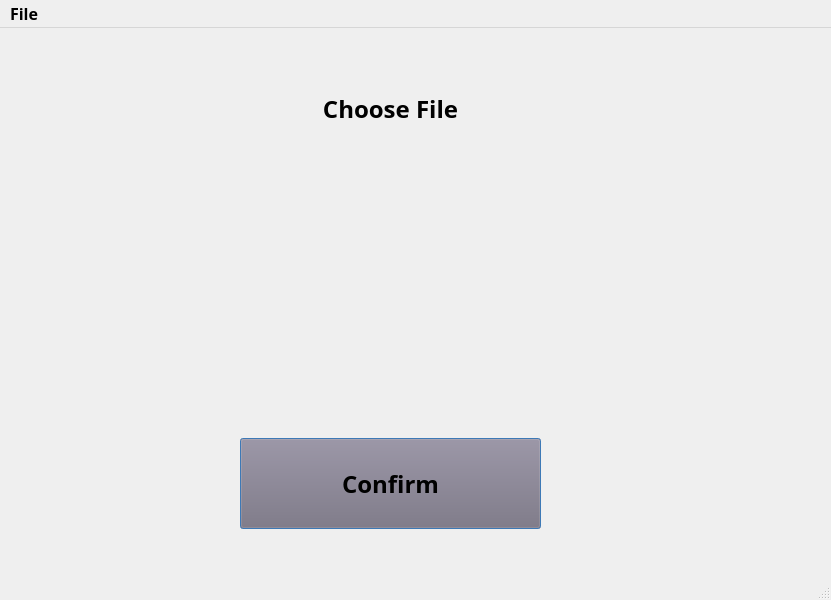
<?xml version="1.0" encoding="UTF-8"?>
<ui version="4.0">
 <class>MainWindow</class>
 <widget class="QMainWindow" name="MainWindow">
  <property name="geometry">
   <rect>
    <x>0</x>
    <y>0</y>
    <width>831</width>
    <height>600</height>
   </rect>
  </property>
  <property name="palette">
   <palette>
    <active>
     <colorrole role="Button">
      <brush brushstyle="SolidPattern">
       <color alpha="255">
        <red>115</red>
        <green>110</green>
        <blue>127</blue>
       </color>
      </brush>
     </colorrole>
    </active>
    <inactive>
     <colorrole role="Button">
      <brush brushstyle="SolidPattern">
       <color alpha="255">
        <red>115</red>
        <green>110</green>
        <blue>127</blue>
       </color>
      </brush>
     </colorrole>
    </inactive>
    <disabled>
     <colorrole role="Button">
      <brush brushstyle="SolidPattern">
       <color alpha="255">
        <red>115</red>
        <green>110</green>
        <blue>127</blue>
       </color>
      </brush>
     </colorrole>
    </disabled>
   </palette>
  </property>
  <property name="font">
   <font>
    <family>Agency FB</family>
    <pointsize>12</pointsize>
    <weight>75</weight>
    <bold>true</bold>
   </font>
  </property>
  <property name="windowTitle">
   <string>导入工具</string>
  </property>
  <widget class="QWidget" name="centralwidget">
   <widget class="QStackedWidget" name="stackedWidget">
    <property name="geometry">
     <rect>
      <x>-10</x>
      <y>0</y>
      <width>831</width>
      <height>541</height>
     </rect>
    </property>
    <property name="currentIndex">
     <number>0</number>
    </property>
    <widget class="QWidget" name="page">
     <widget class="QPushButton" name="button_confirm">
      <property name="geometry">
       <rect>
        <x>250</x>
        <y>410</y>
        <width>301</width>
        <height>91</height>
       </rect>
      </property>
      <property name="palette">
       <palette>
        <active>
         <colorrole role="Base">
          <brush brushstyle="SolidPattern">
           <color alpha="255">
            <red>255</red>
            <green>255</green>
            <blue>255</blue>
           </color>
          </brush>
         </colorrole>
         <colorrole role="Window">
          <brush brushstyle="SolidPattern">
           <color alpha="255">
            <red>85</red>
            <green>170</green>
            <blue>255</blue>
           </color>
          </brush>
         </colorrole>
        </active>
        <inactive>
         <colorrole role="Base">
          <brush brushstyle="SolidPattern">
           <color alpha="255">
            <red>255</red>
            <green>255</green>
            <blue>255</blue>
           </color>
          </brush>
         </colorrole>
         <colorrole role="Window">
          <brush brushstyle="SolidPattern">
           <color alpha="255">
            <red>85</red>
            <green>170</green>
            <blue>255</blue>
           </color>
          </brush>
         </colorrole>
        </inactive>
        <disabled>
         <colorrole role="Base">
          <brush brushstyle="SolidPattern">
           <color alpha="255">
            <red>85</red>
            <green>170</green>
            <blue>255</blue>
           </color>
          </brush>
         </colorrole>
         <colorrole role="Window">
          <brush brushstyle="SolidPattern">
           <color alpha="255">
            <red>85</red>
            <green>170</green>
            <blue>255</blue>
           </color>
          </brush>
         </colorrole>
        </disabled>
       </palette>
      </property>
      <property name="font">
       <font>
        <family>Alef</family>
        <pointsize>18</pointsize>
        <weight>75</weight>
        <bold>true</bold>
       </font>
      </property>
      <property name="text">
       <string>Confirm</string>
      </property>
     </widget>
     <widget class="QLabel" name="label_img">
      <property name="geometry">
       <rect>
        <x>310</x>
        <y>160</y>
        <width>181</width>
        <height>131</height>
       </rect>
      </property>
      <property name="text">
       <string/>
      </property>
      <property name="alignment">
       <set>Qt::AlignCenter</set>
      </property>
     </widget>
     <widget class="QLabel" name="label">
      <property name="geometry">
       <rect>
        <x>270</x>
        <y>50</y>
        <width>261</width>
        <height>61</height>
       </rect>
      </property>
      <property name="font">
       <font>
        <family>Arial Black</family>
        <pointsize>18</pointsize>
        <weight>75</weight>
        <italic>false</italic>
        <bold>true</bold>
       </font>
      </property>
      <property name="text">
       <string>Choose File</string>
      </property>
      <property name="alignment">
       <set>Qt::AlignCenter</set>
      </property>
     </widget>
     <widget class="QLabel" name="label_fileName">
      <property name="geometry">
       <rect>
        <x>160</x>
        <y>300</y>
        <width>491</width>
        <height>81</height>
       </rect>
      </property>
      <property name="text">
       <string/>
      </property>
      <property name="alignment">
       <set>Qt::AlignCenter</set>
      </property>
      <property name="wordWrap">
       <bool>true</bool>
      </property>
     </widget>
    </widget>
    <widget class="QWidget" name="page_3">
     <widget class="QLabel" name="label_4">
      <property name="geometry">
       <rect>
        <x>280</x>
        <y>50</y>
        <width>261</width>
        <height>61</height>
       </rect>
      </property>
      <property name="font">
       <font>
        <family>Arial Black</family>
        <pointsize>18</pointsize>
        <weight>75</weight>
        <italic>false</italic>
        <bold>true</bold>
       </font>
      </property>
      <property name="text">
       <string>sheets</string>
      </property>
      <property name="alignment">
       <set>Qt::AlignCenter</set>
      </property>
     </widget>
     <widget class="QLabel" name="label_img_9">
      <property name="geometry">
       <rect>
        <x>260</x>
        <y>160</y>
        <width>131</width>
        <height>51</height>
       </rect>
      </property>
      <property name="font">
       <font>
        <pointsize>16</pointsize>
       </font>
      </property>
      <property name="text">
       <string>seet：</string>
      </property>
      <property name="alignment">
       <set>Qt::AlignCenter</set>
      </property>
     </widget>
     <widget class="QPushButton" name="button_confirm_4">
      <property name="geometry">
       <rect>
        <x>440</x>
        <y>410</y>
        <width>301</width>
        <height>91</height>
       </rect>
      </property>
      <property name="palette">
       <palette>
        <active>
         <colorrole role="Base">
          <brush brushstyle="SolidPattern">
           <color alpha="255">
            <red>255</red>
            <green>255</green>
            <blue>255</blue>
           </color>
          </brush>
         </colorrole>
         <colorrole role="Window">
          <brush brushstyle="SolidPattern">
           <color alpha="255">
            <red>85</red>
            <green>170</green>
            <blue>255</blue>
           </color>
          </brush>
         </colorrole>
        </active>
        <inactive>
         <colorrole role="Base">
          <brush brushstyle="SolidPattern">
           <color alpha="255">
            <red>255</red>
            <green>255</green>
            <blue>255</blue>
           </color>
          </brush>
         </colorrole>
         <colorrole role="Window">
          <brush brushstyle="SolidPattern">
           <color alpha="255">
            <red>85</red>
            <green>170</green>
            <blue>255</blue>
           </color>
          </brush>
         </colorrole>
        </inactive>
        <disabled>
         <colorrole role="Base">
          <brush brushstyle="SolidPattern">
           <color alpha="255">
            <red>85</red>
            <green>170</green>
            <blue>255</blue>
           </color>
          </brush>
         </colorrole>
         <colorrole role="Window">
          <brush brushstyle="SolidPattern">
           <color alpha="255">
            <red>85</red>
            <green>170</green>
            <blue>255</blue>
           </color>
          </brush>
         </colorrole>
        </disabled>
       </palette>
      </property>
      <property name="font">
       <font>
        <family>Alef</family>
        <pointsize>18</pointsize>
        <weight>75</weight>
        <bold>true</bold>
       </font>
      </property>
      <property name="text">
       <string>Confirm</string>
      </property>
     </widget>
     <widget class="QPushButton" name="button_back_3">
      <property name="geometry">
       <rect>
        <x>110</x>
        <y>410</y>
        <width>301</width>
        <height>91</height>
       </rect>
      </property>
      <property name="palette">
       <palette>
        <active>
         <colorrole role="Base">
          <brush brushstyle="SolidPattern">
           <color alpha="255">
            <red>255</red>
            <green>255</green>
            <blue>255</blue>
           </color>
          </brush>
         </colorrole>
         <colorrole role="Window">
          <brush brushstyle="SolidPattern">
           <color alpha="255">
            <red>85</red>
            <green>170</green>
            <blue>255</blue>
           </color>
          </brush>
         </colorrole>
        </active>
        <inactive>
         <colorrole role="Base">
          <brush brushstyle="SolidPattern">
           <color alpha="255">
            <red>255</red>
            <green>255</green>
            <blue>255</blue>
           </color>
          </brush>
         </colorrole>
         <colorrole role="Window">
          <brush brushstyle="SolidPattern">
           <color alpha="255">
            <red>85</red>
            <green>170</green>
            <blue>255</blue>
           </color>
          </brush>
         </colorrole>
        </inactive>
        <disabled>
         <colorrole role="Base">
          <brush brushstyle="SolidPattern">
           <color alpha="255">
            <red>85</red>
            <green>170</green>
            <blue>255</blue>
           </color>
          </brush>
         </colorrole>
         <colorrole role="Window">
          <brush brushstyle="SolidPattern">
           <color alpha="255">
            <red>85</red>
            <green>170</green>
            <blue>255</blue>
           </color>
          </brush>
         </colorrole>
        </disabled>
       </palette>
      </property>
      <property name="font">
       <font>
        <family>Alef</family>
        <pointsize>18</pointsize>
        <weight>75</weight>
        <bold>true</bold>
       </font>
      </property>
      <property name="text">
       <string>Back</string>
      </property>
     </widget>
     <widget class="QComboBox" name="comboBox">
      <property name="geometry">
       <rect>
        <x>240</x>
        <y>250</y>
        <width>381</width>
        <height>31</height>
       </rect>
      </property>
      <property name="font">
       <font>
        <pointsize>14</pointsize>
       </font>
      </property>
     </widget>
     <widget class="QLabel" name="label_5">
      <property name="geometry">
       <rect>
        <x>380</x>
        <y>170</y>
        <width>421</width>
        <height>31</height>
       </rect>
      </property>
      <property name="font">
       <font>
        <pointsize>14</pointsize>
       </font>
      </property>
      <property name="text">
       <string/>
      </property>
      <property name="wordWrap">
       <bool>true</bool>
      </property>
     </widget>
    </widget>
    <widget class="QWidget" name="page_2">
     <widget class="QPushButton" name="button_confirm_2">
      <property name="geometry">
       <rect>
        <x>440</x>
        <y>410</y>
        <width>301</width>
        <height>91</height>
       </rect>
      </property>
      <property name="palette">
       <palette>
        <active>
         <colorrole role="Base">
          <brush brushstyle="SolidPattern">
           <color alpha="255">
            <red>255</red>
            <green>255</green>
            <blue>255</blue>
           </color>
          </brush>
         </colorrole>
         <colorrole role="Window">
          <brush brushstyle="SolidPattern">
           <color alpha="255">
            <red>85</red>
            <green>170</green>
            <blue>255</blue>
           </color>
          </brush>
         </colorrole>
        </active>
        <inactive>
         <colorrole role="Base">
          <brush brushstyle="SolidPattern">
           <color alpha="255">
            <red>255</red>
            <green>255</green>
            <blue>255</blue>
           </color>
          </brush>
         </colorrole>
         <colorrole role="Window">
          <brush brushstyle="SolidPattern">
           <color alpha="255">
            <red>85</red>
            <green>170</green>
            <blue>255</blue>
           </color>
          </brush>
         </colorrole>
        </inactive>
        <disabled>
         <colorrole role="Base">
          <brush brushstyle="SolidPattern">
           <color alpha="255">
            <red>85</red>
            <green>170</green>
            <blue>255</blue>
           </color>
          </brush>
         </colorrole>
         <colorrole role="Window">
          <brush brushstyle="SolidPattern">
           <color alpha="255">
            <red>85</red>
            <green>170</green>
            <blue>255</blue>
           </color>
          </brush>
         </colorrole>
        </disabled>
       </palette>
      </property>
      <property name="font">
       <font>
        <family>Alef</family>
        <pointsize>18</pointsize>
        <weight>75</weight>
        <bold>true</bold>
       </font>
      </property>
      <property name="text">
       <string>Confirm</string>
      </property>
     </widget>
     <widget class="QLabel" name="label_2">
      <property name="geometry">
       <rect>
        <x>280</x>
        <y>50</y>
        <width>261</width>
        <height>61</height>
       </rect>
      </property>
      <property name="font">
       <font>
        <family>Arial Black</family>
        <pointsize>18</pointsize>
        <weight>75</weight>
        <italic>false</italic>
        <bold>true</bold>
       </font>
      </property>
      <property name="text">
       <string>settings</string>
      </property>
      <property name="alignment">
       <set>Qt::AlignCenter</set>
      </property>
     </widget>
     <widget class="QLabel" name="label_img_2">
      <property name="geometry">
       <rect>
        <x>270</x>
        <y>130</y>
        <width>131</width>
        <height>51</height>
       </rect>
      </property>
      <property name="text">
       <string>标题列数：</string>
      </property>
      <property name="alignment">
       <set>Qt::AlignCenter</set>
      </property>
     </widget>
     <widget class="QPushButton" name="button_back">
      <property name="geometry">
       <rect>
        <x>110</x>
        <y>410</y>
        <width>301</width>
        <height>91</height>
       </rect>
      </property>
      <property name="palette">
       <palette>
        <active>
         <colorrole role="Base">
          <brush brushstyle="SolidPattern">
           <color alpha="255">
            <red>255</red>
            <green>255</green>
            <blue>255</blue>
           </color>
          </brush>
         </colorrole>
         <colorrole role="Window">
          <brush brushstyle="SolidPattern">
           <color alpha="255">
            <red>85</red>
            <green>170</green>
            <blue>255</blue>
           </color>
          </brush>
         </colorrole>
        </active>
        <inactive>
         <colorrole role="Base">
          <brush brushstyle="SolidPattern">
           <color alpha="255">
            <red>255</red>
            <green>255</green>
            <blue>255</blue>
           </color>
          </brush>
         </colorrole>
         <colorrole role="Window">
          <brush brushstyle="SolidPattern">
           <color alpha="255">
            <red>85</red>
            <green>170</green>
            <blue>255</blue>
           </color>
          </brush>
         </colorrole>
        </inactive>
        <disabled>
         <colorrole role="Base">
          <brush brushstyle="SolidPattern">
           <color alpha="255">
            <red>85</red>
            <green>170</green>
            <blue>255</blue>
           </color>
          </brush>
         </colorrole>
         <colorrole role="Window">
          <brush brushstyle="SolidPattern">
           <color alpha="255">
            <red>85</red>
            <green>170</green>
            <blue>255</blue>
           </color>
          </brush>
         </colorrole>
        </disabled>
       </palette>
      </property>
      <property name="font">
       <font>
        <family>Alef</family>
        <pointsize>18</pointsize>
        <weight>75</weight>
        <bold>true</bold>
       </font>
      </property>
      <property name="text">
       <string>Back</string>
      </property>
     </widget>
     <widget class="QLabel" name="label_img_3">
      <property name="geometry">
       <rect>
        <x>270</x>
        <y>210</y>
        <width>131</width>
        <height>51</height>
       </rect>
      </property>
      <property name="text">
       <string>城市所在列：</string>
      </property>
      <property name="alignment">
       <set>Qt::AlignCenter</set>
      </property>
     </widget>
     <widget class="QLabel" name="label_img_4">
      <property name="geometry">
       <rect>
        <x>270</x>
        <y>300</y>
        <width>131</width>
        <height>51</height>
       </rect>
      </property>
      <property name="text">
       <string>中心所在列：</string>
      </property>
      <property name="alignment">
       <set>Qt::AlignCenter</set>
      </property>
     </widget>
     <widget class="QLineEdit" name="line_title">
      <property name="geometry">
       <rect>
        <x>410</x>
        <y>150</y>
        <width>113</width>
        <height>21</height>
       </rect>
      </property>
      <property name="text">
       <string/>
      </property>
     </widget>
     <widget class="QLineEdit" name="line_city">
      <property name="geometry">
       <rect>
        <x>410</x>
        <y>230</y>
        <width>113</width>
        <height>21</height>
       </rect>
      </property>
     </widget>
     <widget class="QLineEdit" name="line_center">
      <property name="geometry">
       <rect>
        <x>410</x>
        <y>320</y>
        <width>113</width>
        <height>21</height>
       </rect>
      </property>
     </widget>
    </widget>
    <widget class="QWidget" name="page_5">
     <widget class="QLabel" name="label_3">
      <property name="geometry">
       <rect>
        <x>280</x>
        <y>50</y>
        <width>281</width>
        <height>61</height>
       </rect>
      </property>
      <property name="font">
       <font>
        <family>Arial Black</family>
        <pointsize>18</pointsize>
        <weight>75</weight>
        <italic>false</italic>
        <bold>true</bold>
       </font>
      </property>
      <property name="text">
       <string>confirm settings</string>
      </property>
      <property name="alignment">
       <set>Qt::AlignCenter</set>
      </property>
     </widget>
     <widget class="QPushButton" name="button_back_2">
      <property name="geometry">
       <rect>
        <x>110</x>
        <y>410</y>
        <width>301</width>
        <height>91</height>
       </rect>
      </property>
      <property name="palette">
       <palette>
        <active>
         <colorrole role="Base">
          <brush brushstyle="SolidPattern">
           <color alpha="255">
            <red>255</red>
            <green>255</green>
            <blue>255</blue>
           </color>
          </brush>
         </colorrole>
         <colorrole role="Window">
          <brush brushstyle="SolidPattern">
           <color alpha="255">
            <red>85</red>
            <green>170</green>
            <blue>255</blue>
           </color>
          </brush>
         </colorrole>
        </active>
        <inactive>
         <colorrole role="Base">
          <brush brushstyle="SolidPattern">
           <color alpha="255">
            <red>255</red>
            <green>255</green>
            <blue>255</blue>
           </color>
          </brush>
         </colorrole>
         <colorrole role="Window">
          <brush brushstyle="SolidPattern">
           <color alpha="255">
            <red>85</red>
            <green>170</green>
            <blue>255</blue>
           </color>
          </brush>
         </colorrole>
        </inactive>
        <disabled>
         <colorrole role="Base">
          <brush brushstyle="SolidPattern">
           <color alpha="255">
            <red>85</red>
            <green>170</green>
            <blue>255</blue>
           </color>
          </brush>
         </colorrole>
         <colorrole role="Window">
          <brush brushstyle="SolidPattern">
           <color alpha="255">
            <red>85</red>
            <green>170</green>
            <blue>255</blue>
           </color>
          </brush>
         </colorrole>
        </disabled>
       </palette>
      </property>
      <property name="font">
       <font>
        <family>Alef</family>
        <pointsize>18</pointsize>
        <weight>75</weight>
        <bold>true</bold>
       </font>
      </property>
      <property name="text">
       <string>Back</string>
      </property>
     </widget>
     <widget class="QPushButton" name="button_confirm_3">
      <property name="geometry">
       <rect>
        <x>440</x>
        <y>410</y>
        <width>301</width>
        <height>91</height>
       </rect>
      </property>
      <property name="palette">
       <palette>
        <active>
         <colorrole role="Base">
          <brush brushstyle="SolidPattern">
           <color alpha="255">
            <red>255</red>
            <green>255</green>
            <blue>255</blue>
           </color>
          </brush>
         </colorrole>
         <colorrole role="Window">
          <brush brushstyle="SolidPattern">
           <color alpha="255">
            <red>85</red>
            <green>170</green>
            <blue>255</blue>
           </color>
          </brush>
         </colorrole>
        </active>
        <inactive>
         <colorrole role="Base">
          <brush brushstyle="SolidPattern">
           <color alpha="255">
            <red>255</red>
            <green>255</green>
            <blue>255</blue>
           </color>
          </brush>
         </colorrole>
         <colorrole role="Window">
          <brush brushstyle="SolidPattern">
           <color alpha="255">
            <red>85</red>
            <green>170</green>
            <blue>255</blue>
           </color>
          </brush>
         </colorrole>
        </inactive>
        <disabled>
         <colorrole role="Base">
          <brush brushstyle="SolidPattern">
           <color alpha="255">
            <red>85</red>
            <green>170</green>
            <blue>255</blue>
           </color>
          </brush>
         </colorrole>
         <colorrole role="Window">
          <brush brushstyle="SolidPattern">
           <color alpha="255">
            <red>85</red>
            <green>170</green>
            <blue>255</blue>
           </color>
          </brush>
         </colorrole>
        </disabled>
       </palette>
      </property>
      <property name="font">
       <font>
        <family>Alef</family>
        <pointsize>18</pointsize>
        <weight>75</weight>
        <bold>true</bold>
       </font>
      </property>
      <property name="text">
       <string>Confirm</string>
      </property>
     </widget>
     <widget class="QLabel" name="label_img_5">
      <property name="geometry">
       <rect>
        <x>140</x>
        <y>250</y>
        <width>131</width>
        <height>51</height>
       </rect>
      </property>
      <property name="text">
       <string>城市所在列：</string>
      </property>
      <property name="alignment">
       <set>Qt::AlignCenter</set>
      </property>
     </widget>
     <widget class="QLabel" name="label_img_6">
      <property name="geometry">
       <rect>
        <x>140</x>
        <y>320</y>
        <width>131</width>
        <height>51</height>
       </rect>
      </property>
      <property name="text">
       <string>中心所在列：</string>
      </property>
      <property name="alignment">
       <set>Qt::AlignCenter</set>
      </property>
     </widget>
     <widget class="QLabel" name="label_img_7">
      <property name="geometry">
       <rect>
        <x>140</x>
        <y>180</y>
        <width>131</width>
        <height>51</height>
       </rect>
      </property>
      <property name="text">
       <string>标题列数：</string>
      </property>
      <property name="alignment">
       <set>Qt::AlignCenter</set>
      </property>
     </widget>
     <widget class="QLabel" name="label_img_8">
      <property name="geometry">
       <rect>
        <x>140</x>
        <y>120</y>
        <width>131</width>
        <height>51</height>
       </rect>
      </property>
      <property name="text">
       <string>文件：</string>
      </property>
      <property name="alignment">
       <set>Qt::AlignCenter</set>
      </property>
     </widget>
     <widget class="QLabel" name="label_fileName_3">
      <property name="geometry">
       <rect>
        <x>290</x>
        <y>120</y>
        <width>501</width>
        <height>51</height>
       </rect>
      </property>
      <property name="text">
       <string/>
      </property>
      <property name="alignment">
       <set>Qt::AlignCenter</set>
      </property>
      <property name="wordWrap">
       <bool>true</bool>
      </property>
     </widget>
     <widget class="QLabel" name="label_title_3">
      <property name="geometry">
       <rect>
        <x>290</x>
        <y>180</y>
        <width>411</width>
        <height>51</height>
       </rect>
      </property>
      <property name="text">
       <string/>
      </property>
      <property name="alignment">
       <set>Qt::AlignCenter</set>
      </property>
     </widget>
     <widget class="QLabel" name="label_city_3">
      <property name="geometry">
       <rect>
        <x>290</x>
        <y>250</y>
        <width>411</width>
        <height>51</height>
       </rect>
      </property>
      <property name="text">
       <string/>
      </property>
      <property name="alignment">
       <set>Qt::AlignCenter</set>
      </property>
     </widget>
     <widget class="QLabel" name="label_center_3">
      <property name="geometry">
       <rect>
        <x>290</x>
        <y>320</y>
        <width>411</width>
        <height>51</height>
       </rect>
      </property>
      <property name="text">
       <string/>
      </property>
      <property name="alignment">
       <set>Qt::AlignCenter</set>
      </property>
     </widget>
    </widget>
    <widget class="QWidget" name="page_4">
     <widget class="QLabel" name="label_img_10">
      <property name="geometry">
       <rect>
        <x>20</x>
        <y>140</y>
        <width>131</width>
        <height>51</height>
       </rect>
      </property>
      <property name="text">
       <string>正在生成：</string>
      </property>
      <property name="alignment">
       <set>Qt::AlignCenter</set>
      </property>
     </widget>
     <widget class="QPushButton" name="button_confirm_5">
      <property name="enabled">
       <bool>false</bool>
      </property>
      <property name="geometry">
       <rect>
        <x>440</x>
        <y>410</y>
        <width>301</width>
        <height>91</height>
       </rect>
      </property>
      <property name="palette">
       <palette>
        <active>
         <colorrole role="Base">
          <brush brushstyle="SolidPattern">
           <color alpha="255">
            <red>255</red>
            <green>255</green>
            <blue>255</blue>
           </color>
          </brush>
         </colorrole>
         <colorrole role="Window">
          <brush brushstyle="SolidPattern">
           <color alpha="255">
            <red>85</red>
            <green>170</green>
            <blue>255</blue>
           </color>
          </brush>
         </colorrole>
        </active>
        <inactive>
         <colorrole role="Base">
          <brush brushstyle="SolidPattern">
           <color alpha="255">
            <red>255</red>
            <green>255</green>
            <blue>255</blue>
           </color>
          </brush>
         </colorrole>
         <colorrole role="Window">
          <brush brushstyle="SolidPattern">
           <color alpha="255">
            <red>85</red>
            <green>170</green>
            <blue>255</blue>
           </color>
          </brush>
         </colorrole>
        </inactive>
        <disabled>
         <colorrole role="Base">
          <brush brushstyle="SolidPattern">
           <color alpha="255">
            <red>85</red>
            <green>170</green>
            <blue>255</blue>
           </color>
          </brush>
         </colorrole>
         <colorrole role="Window">
          <brush brushstyle="SolidPattern">
           <color alpha="255">
            <red>85</red>
            <green>170</green>
            <blue>255</blue>
           </color>
          </brush>
         </colorrole>
        </disabled>
       </palette>
      </property>
      <property name="font">
       <font>
        <family>Alef</family>
        <pointsize>18</pointsize>
        <weight>75</weight>
        <bold>true</bold>
       </font>
      </property>
      <property name="text">
       <string>Close</string>
      </property>
     </widget>
     <widget class="QLabel" name="label_6">
      <property name="geometry">
       <rect>
        <x>280</x>
        <y>50</y>
        <width>261</width>
        <height>61</height>
       </rect>
      </property>
      <property name="font">
       <font>
        <family>Arial Black</family>
        <pointsize>18</pointsize>
        <weight>75</weight>
        <italic>false</italic>
        <bold>true</bold>
       </font>
      </property>
      <property name="text">
       <string>create</string>
      </property>
      <property name="alignment">
       <set>Qt::AlignCenter</set>
      </property>
     </widget>
     <widget class="QPushButton" name="button_back_4">
      <property name="enabled">
       <bool>false</bool>
      </property>
      <property name="geometry">
       <rect>
        <x>110</x>
        <y>410</y>
        <width>301</width>
        <height>91</height>
       </rect>
      </property>
      <property name="palette">
       <palette>
        <active>
         <colorrole role="Base">
          <brush brushstyle="SolidPattern">
           <color alpha="255">
            <red>255</red>
            <green>255</green>
            <blue>255</blue>
           </color>
          </brush>
         </colorrole>
         <colorrole role="Window">
          <brush brushstyle="SolidPattern">
           <color alpha="255">
            <red>85</red>
            <green>170</green>
            <blue>255</blue>
           </color>
          </brush>
         </colorrole>
        </active>
        <inactive>
         <colorrole role="Base">
          <brush brushstyle="SolidPattern">
           <color alpha="255">
            <red>255</red>
            <green>255</green>
            <blue>255</blue>
           </color>
          </brush>
         </colorrole>
         <colorrole role="Window">
          <brush brushstyle="SolidPattern">
           <color alpha="255">
            <red>85</red>
            <green>170</green>
            <blue>255</blue>
           </color>
          </brush>
         </colorrole>
        </inactive>
        <disabled>
         <colorrole role="Base">
          <brush brushstyle="SolidPattern">
           <color alpha="255">
            <red>85</red>
            <green>170</green>
            <blue>255</blue>
           </color>
          </brush>
         </colorrole>
         <colorrole role="Window">
          <brush brushstyle="SolidPattern">
           <color alpha="255">
            <red>85</red>
            <green>170</green>
            <blue>255</blue>
           </color>
          </brush>
         </colorrole>
        </disabled>
       </palette>
      </property>
      <property name="font">
       <font>
        <family>Alef</family>
        <pointsize>18</pointsize>
        <weight>75</weight>
        <bold>true</bold>
       </font>
      </property>
      <property name="text">
       <string>Back</string>
      </property>
     </widget>
     <widget class="QProgressBar" name="progressBar">
      <property name="geometry">
       <rect>
        <x>150</x>
        <y>150</y>
        <width>631</width>
        <height>31</height>
       </rect>
      </property>
      <property name="value">
       <number>5</number>
      </property>
     </widget>
     <widget class="QTextEdit" name="textEdit">
      <property name="geometry">
       <rect>
        <x>110</x>
        <y>200</y>
        <width>631</width>
        <height>191</height>
       </rect>
      </property>
      <property name="readOnly">
       <bool>true</bool>
      </property>
      <property name="html">
       <string>&lt;!DOCTYPE HTML PUBLIC &quot;-//W3C//DTD HTML 4.0//EN&quot; &quot;http://www.w3.org/TR/REC-html40/strict.dtd&quot;&gt;
&lt;html&gt;&lt;head&gt;&lt;meta name=&quot;qrichtext&quot; content=&quot;1&quot; /&gt;&lt;style type=&quot;text/css&quot;&gt;
p, li { white-space: pre-wrap; }
&lt;/style&gt;&lt;/head&gt;&lt;body style=&quot; font-family:'Agency FB'; font-size:12pt; font-weight:600; font-style:normal;&quot;&gt;
&lt;p style=&quot;-qt-paragraph-type:empty; margin-top:0px; margin-bottom:0px; margin-left:0px; margin-right:0px; -qt-block-indent:0; text-indent:0px;&quot;&gt;&lt;br /&gt;&lt;/p&gt;&lt;/body&gt;&lt;/html&gt;</string>
      </property>
     </widget>
    </widget>
   </widget>
  </widget>
  <widget class="QMenuBar" name="menubar">
   <property name="geometry">
    <rect>
     <x>0</x>
     <y>0</y>
     <width>831</width>
     <height>26</height>
    </rect>
   </property>
   <widget class="QMenu" name="menuselect">
    <property name="title">
     <string>File</string>
    </property>
    <addaction name="actionOpen"/>
    <addaction name="actionConfigure"/>
   </widget>
   <addaction name="menuselect"/>
  </widget>
  <widget class="QStatusBar" name="statusbar"/>
  <action name="actionOpen">
   <property name="text">
    <string>Open</string>
   </property>
  </action>
  <action name="actionConfigure">
   <property name="text">
    <string>Exit</string>
   </property>
  </action>
 </widget>
 <resources/>
 <connections/>
</ui>
